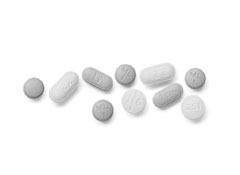
#> input picture problem_set_3/pills.jpg, 240 x 175 px
$ python ps3_01.py
#> lines starting #> are read from the running program, lines starting #| are printed output that depends on the picture; after the words box and inside, x2 and y2 are one past the last pixel; in counts of white or black regions, pixels touching at a corner belong together
import numpy as np
import cv2
import sys
from matplotlib import pyplot as plt

sys.setrecursionlimit(1440)

def label_adj8(x, y, img, number, labels, target):
  x_min = (x - 1) if (x - 1) >= 0 else 0
  x_max = (x + 1) if (x + 1) < len(img) else len(img) - 1
  y_min = (y - 1) if (y - 1) >= 0 else 0
  y_max = (y + 1) if (y + 1) < len(img[x]) else len(img[x]) - 1

  for i in range(x_min, x_max + 1):
    for j in range(y_min, y_max + 1):
      if i != x or j != y:
        if img[i, j] == target and labels[i, j] == 0:
          labels[i, j] = number
          label_adj8(i, j, img, number, labels, target)

def count_components(img, labels, black_over_white = True):
  target = 0 if black_over_white else 255
  count = 0
  for i in range(0, len(img)):
    for j in range(0, len(img[i])):
      if img[i, j] == target:
        if labels[i, j] == 0:
          count = count + 1
          labels[i, j] = count
          label_adj8(i, j, img, count, labels, target)
  return count

def show_label_info(event,x,y,flags,labels):
  if event == cv2.EVENT_LBUTTONDOWN:
    print("X: {} Y: {} Label: {}".format(x,y,labels[y,x]))
    a = 0
    print("Label area: {}".format((labels == labels[y,x]).sum()))


T = 230
I = cv2.imread('pills.jpg', cv2.IMREAD_GRAYSCALE)
#> I is the input picture: shape (175, 240); min 105, max 255, mean 247.1
_,J = cv2.threshold(I, T, 255, cv2.THRESH_BINARY)
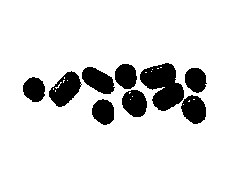
#> J: shape (175, 240); 87.2% white; 9 black regions, largest, box (x1, y1, x2, y2) and area: (140, 63, 184, 111) 1308, (49, 71, 82, 107) 692, (82, 67, 115, 94) 578


labels = np.zeros((len(J), len(J[0])))
#> labels: shape (175, 240) float64; every value is 0
print("Number of components found: {}".format(count_components(J, labels)))
#> after the loop in count_components, `for i in range(0, len(img)):`:
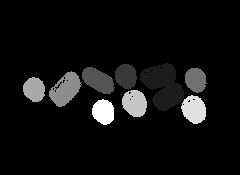
#> labels: shape (175, 240) float64; min 0, max 9, mean 0.559; drawn with min black and max white
#> after the loop in count_components, `for i in range(0, len(img)):`: count = 9
#| Number of components found: 9

cv2.imshow('Threshold image',J)
cv2.imwrite('thresholdimage.jpg', J)
cv2.setMouseCallback('Threshold image', show_label_info, labels)
cv2.waitKey(0)
